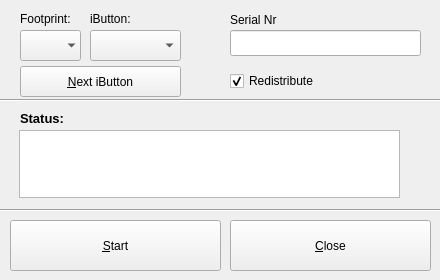
<?xml version="1.0" encoding="UTF-8"?>
<ui version="4.0">
 <class>CollectUIClass</class>
 <widget class="QWidget" name="CollectUIClass">
  <property name="geometry">
   <rect>
    <x>0</x>
    <y>0</y>
    <width>440</width>
    <height>280</height>
   </rect>
  </property>
  <property name="minimumSize">
   <size>
    <width>440</width>
    <height>280</height>
   </size>
  </property>
  <property name="maximumSize">
   <size>
    <width>440</width>
    <height>280</height>
   </size>
  </property>
  <property name="windowTitle">
   <string>iAssist - Collect iButtons</string>
  </property>
  <widget class="QLabel" name="label_5">
   <property name="geometry">
    <rect>
     <x>90</x>
     <y>4</y>
     <width>80</width>
     <height>30</height>
    </rect>
   </property>
   <property name="text">
    <string>iButton:</string>
   </property>
  </widget>
  <widget class="QLineEdit" name="txtSerialNr">
   <property name="geometry">
    <rect>
     <x>230</x>
     <y>30</y>
     <width>191</width>
     <height>26</height>
    </rect>
   </property>
   <property name="focusPolicy">
    <enum>Qt::NoFocus</enum>
   </property>
   <property name="text">
    <string/>
   </property>
  </widget>
  <widget class="QLabel" name="label_6">
   <property name="geometry">
    <rect>
     <x>230</x>
     <y>5</y>
     <width>80</width>
     <height>30</height>
    </rect>
   </property>
   <property name="text">
    <string>Serial Nr</string>
   </property>
  </widget>
  <widget class="QComboBox" name="comboFootprint">
   <property name="geometry">
    <rect>
     <x>20</x>
     <y>30</y>
     <width>61</width>
     <height>31</height>
    </rect>
   </property>
   <property name="focusPolicy">
    <enum>Qt::StrongFocus</enum>
   </property>
   <property name="contextMenuPolicy">
    <enum>Qt::ActionsContextMenu</enum>
   </property>
   <property name="frame">
    <bool>false</bool>
   </property>
  </widget>
  <widget class="QLabel" name="label_8">
   <property name="geometry">
    <rect>
     <x>20</x>
     <y>-1</y>
     <width>80</width>
     <height>40</height>
    </rect>
   </property>
   <property name="text">
    <string>Footprint:</string>
   </property>
  </widget>
  <widget class="QComboBox" name="comboButtonNr">
   <property name="geometry">
    <rect>
     <x>90</x>
     <y>30</y>
     <width>91</width>
     <height>31</height>
    </rect>
   </property>
   <property name="focusPolicy">
    <enum>Qt::StrongFocus</enum>
   </property>
  </widget>
  <widget class="QTextEdit" name="txtStatus">
   <property name="geometry">
    <rect>
     <x>19</x>
     <y>130</y>
     <width>381</width>
     <height>68</height>
    </rect>
   </property>
   <property name="focusPolicy">
    <enum>Qt::NoFocus</enum>
   </property>
   <property name="textInteractionFlags">
    <set>Qt::TextSelectableByKeyboard|Qt::TextSelectableByMouse</set>
   </property>
  </widget>
  <widget class="QLabel" name="label_13">
   <property name="geometry">
    <rect>
     <x>20</x>
     <y>110</y>
     <width>91</width>
     <height>16</height>
    </rect>
   </property>
   <property name="font">
    <font>
     <pointsize>10</pointsize>
     <weight>75</weight>
     <bold>true</bold>
    </font>
   </property>
   <property name="text">
    <string>Status:</string>
   </property>
  </widget>
  <widget class="QPushButton" name="btnClose">
   <property name="geometry">
    <rect>
     <x>230</x>
     <y>220</y>
     <width>201</width>
     <height>51</height>
    </rect>
   </property>
   <property name="text">
    <string>&amp;Close</string>
   </property>
  </widget>
  <widget class="QPushButton" name="btnStart">
   <property name="geometry">
    <rect>
     <x>10</x>
     <y>220</y>
     <width>211</width>
     <height>51</height>
    </rect>
   </property>
   <property name="text">
    <string>&amp;Start</string>
   </property>
  </widget>
  <widget class="QLabel" name="txtPhotoName">
   <property name="geometry">
    <rect>
     <x>446</x>
     <y>422</y>
     <width>131</width>
     <height>16</height>
    </rect>
   </property>
   <property name="text">
    <string/>
   </property>
  </widget>
  <widget class="QPushButton" name="btnNextButton">
   <property name="geometry">
    <rect>
     <x>20</x>
     <y>66</y>
     <width>161</width>
     <height>31</height>
    </rect>
   </property>
   <property name="text">
    <string>&amp;Next iButton</string>
   </property>
  </widget>
  <widget class="Line" name="line_2">
   <property name="geometry">
    <rect>
     <x>0</x>
     <y>200</y>
     <width>441</width>
     <height>20</height>
    </rect>
   </property>
   <property name="orientation">
    <enum>Qt::Horizontal</enum>
   </property>
  </widget>
  <widget class="QCheckBox" name="cbRedistribute">
   <property name="geometry">
    <rect>
     <x>230</x>
     <y>70</y>
     <width>111</width>
     <height>22</height>
    </rect>
   </property>
   <property name="text">
    <string>Redistribute</string>
   </property>
   <property name="checked">
    <bool>true</bool>
   </property>
   <property name="tristate">
    <bool>false</bool>
   </property>
  </widget>
  <widget class="Line" name="line_3">
   <property name="geometry">
    <rect>
     <x>0</x>
     <y>90</y>
     <width>441</width>
     <height>20</height>
    </rect>
   </property>
   <property name="orientation">
    <enum>Qt::Horizontal</enum>
   </property>
  </widget>
 </widget>
 <layoutdefault spacing="6" margin="11"/>
 <tabstops>
  <tabstop>btnStart</tabstop>
  <tabstop>btnClose</tabstop>
  <tabstop>comboFootprint</tabstop>
  <tabstop>comboButtonNr</tabstop>
  <tabstop>btnNextButton</tabstop>
  <tabstop>txtStatus</tabstop>
 </tabstops>
 <resources/>
 <connections/>
</ui>
